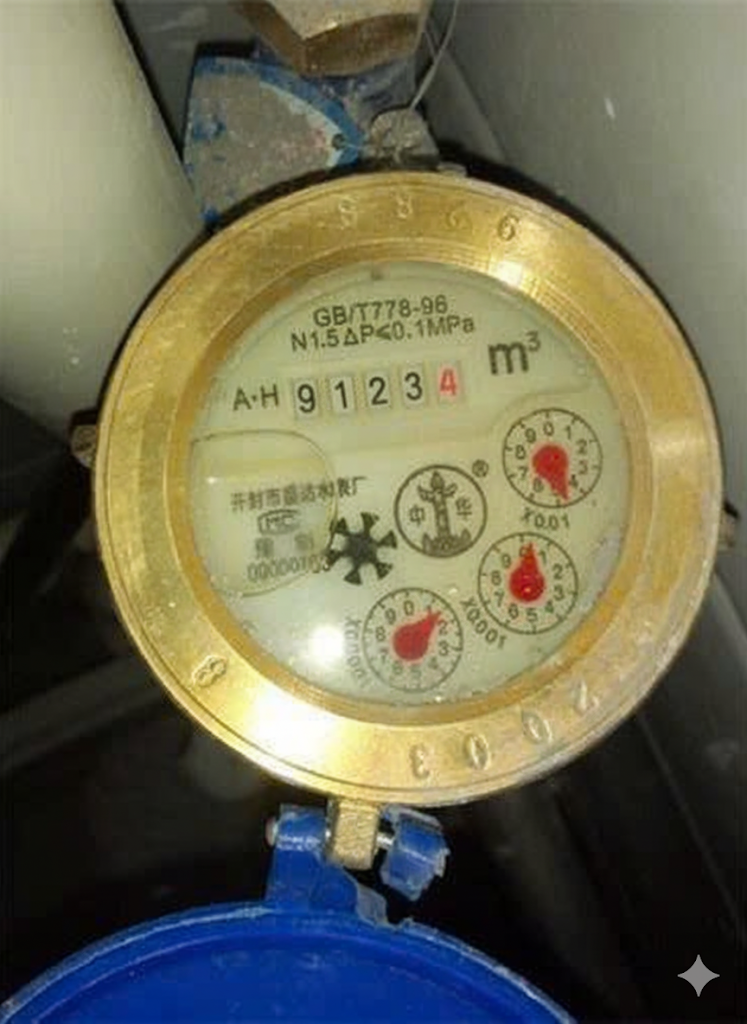
#> input picture images/b.png, 747 x 1024 px
$ python sawaco.py
#> lines starting #> are read from the running program, lines starting #| are printed output that depends on the picture; after the words box and inside, x2 and y2 are one past the last pixel; in counts of white or black regions, pixels touching at a corner belong together
### clear_images.py
import os
import glob

def clear_folders(folders=("debug", "results")):
    for folder in folders:
        if os.path.exists(folder):
            # lấy tất cả file ảnh trong thư mục
            files = glob.glob(os.path.join(folder, "*.*"))
            for f in files:
                try:
                    os.remove(f)
                    print(f"Deleted {f}")
                except Exception as e:
                    print(f"Cannot delete {f}: {e}")
        else:
            print(f"Folder '{folder}' not found")

# [2 lines that do not run on import are left out]

### sawaco.py
import cv2
import pytesseract
import numpy as np
import os

import clear_images
def find_and_read_meter(image_path, debug_folder=None, expected_len=5):
#> called with image_path = 'images/b.png', debug_folder = 'debug', expected_len = 5
    image = cv2.imread(image_path)
#> image is the input picture: shape (1024, 747, 3); mean B, G, R 83.8, 107.1, 108.9
    if image is None:
        print(f"Error: Cannot read image from {image_path}")
        return None, None, None

    output_image = image.copy()
    gray = cv2.cvtColor(image, cv2.COLOR_BGR2GRAY)
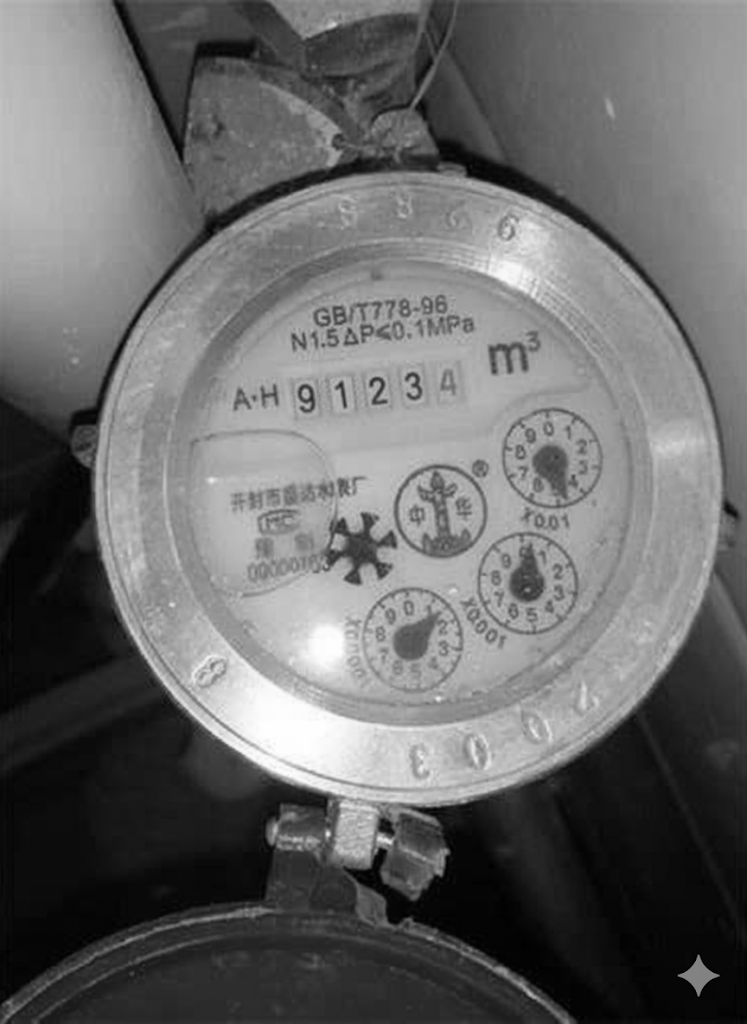
#> gray: shape (1024, 747); min 0, max 255, mean 105

    # --- STEP 1: FIND THE LARGE CIRCLE (METER FACE) ---
    blurred = cv2.medianBlur(gray, 5)
    rows = blurred.shape[0]
#> rows = 1024
    circles = cv2.HoughCircles(
        blurred, cv2.HOUGH_GRADIENT, dp=1, minDist=rows / 8,
        param1=100, param2=30,
        minRadius=int(rows / 4), maxRadius=int(rows / 2)
    )
#> circles = [[407.5, 488.5, 313.4], [529.5, 554.5, 461.4], [493.5, 392.5, 426.1], [297.5, 580.5, 269.2], [297.5, 401.5, 283.2], [152.5, 472.5, 423.3], [151.5, 612.5, 308.9]]

    if circles is None:
        print("Failed to automatically detect water meter in image.")
        return None, image, None

    circles = np.uint16(np.around(circles))
#> circles = [[408, 488, 313], [530, 554, 461], [494, 392, 426], [298, 580, 269], [298, 402, 283], [152, 472, 423], [152, 612, 309]]
    c = circles[0, 0]
#> c = [408, 488, 313]
    center_x, center_y, radius = c[0], c[1], c[2]
#> center_x = 408; center_y = 488; radius = 313
    cv2.circle(output_image, (center_x, center_y), radius, (0, 255, 0), 3)
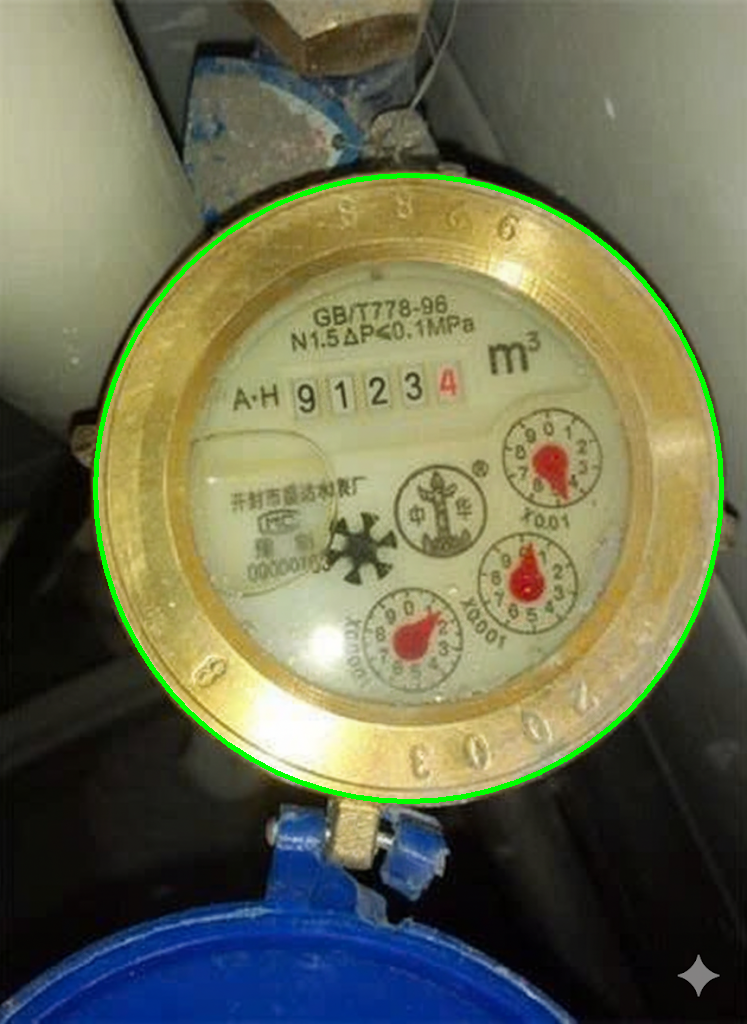
#> output_image: shape (1024, 747, 3); 1.29% of pixels changed, all inside (x1, y1, x2, y2) = (93, 173, 724, 804)

    # --- STEP 2: CREATE A SEARCH REGION FOR THE DIGITS ---
    y_start = center_y - int(radius * 0.4)
#> y_start = 363
    y_end   = center_y - int(radius * 0.2)
#> y_end = 426
    x_start = center_x - int(radius * 0.4)
#> x_start = 283
    x_end   = center_x + int(radius * 0.3)
#> x_end = 501

    y_start = max(0, y_start)
    y_end   = min(gray.shape[0], y_end)
    x_start = max(0, x_start)
    x_end   = min(gray.shape[1], x_end)

    search_zone = gray[y_start:y_end, x_start:x_end]
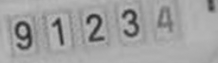
#> search_zone: shape (63, 218); min 40, max 188, mean 160.7
    cv2.rectangle(output_image, (x_start, y_start), (x_end, y_end), (255, 0, 0), 3)
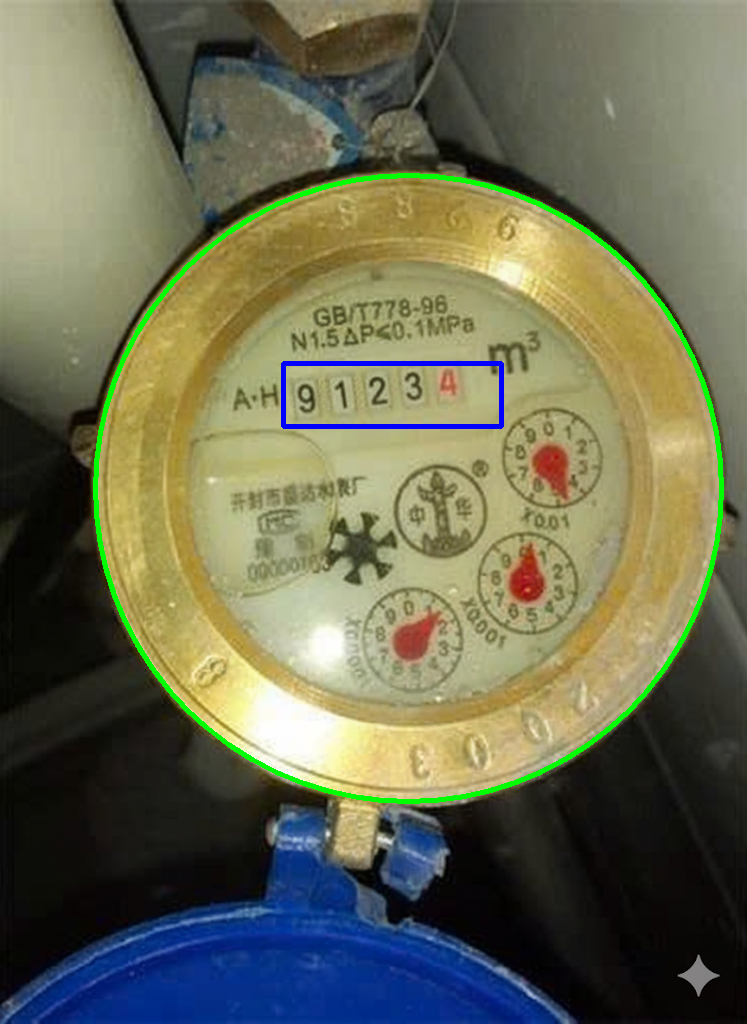
#> output_image: shape (1024, 747, 3); 0.37% of pixels changed, all inside (x1, y1, x2, y2) = (281, 361, 504, 429)

    if search_zone.size == 0:
        print("Search zone is empty.")
        return None, output_image, None

    # --- STEP 3: PREPROCESSING FOR OCR ---
    blur = cv2.GaussianBlur(search_zone, (5, 5), 0)
    _, ocr_thresh = cv2.threshold(blur, 0, 255, cv2.THRESH_BINARY_INV + cv2.THRESH_OTSU)
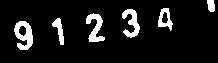
#> ocr_thresh: shape (63, 218); 9.4% white; 6 white regions

    # Remove small noise
    contours, _ = cv2.findContours(ocr_thresh.copy(), cv2.RETR_EXTERNAL, cv2.CHAIN_APPROX_SIMPLE)
#> contours = 6 contours; box (x1, y1, x2, y2) and area: (14, 21, 33, 50) 342, (86, 13, 105, 42) 229, (122, 9, 140, 38) 218, (158, 8, 173, 31) 189, (52, 18, 64, 45) 120, (207, 0, 215, 12) 64
    min_area = 20
    for cnt in contours:
        if cv2.contourArea(cnt) < min_area:
            cv2.drawContours(ocr_thresh, [cnt], -1, 0, -1)
#> this loop made 6 passes

    # --- STEP 4: Resize and morphology ---
    scale = 2
    ocr_input = cv2.resize(ocr_thresh, None, fx=scale, fy=scale, interpolation=cv2.INTER_CUBIC)
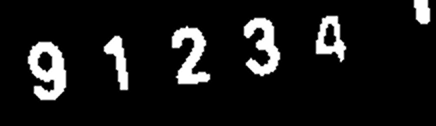
#> ocr_input: shape (126, 436); min 0, max 255, mean 23.9
    kernel = np.ones((2, 2), np.uint8)
    ocr_input = cv2.morphologyEx(ocr_input, cv2.MORPH_CLOSE, kernel)
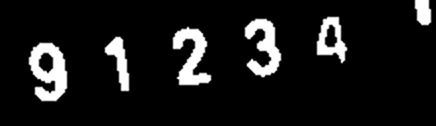
#> ocr_input: shape (126, 436); min 0, max 255, mean 24

    # Save debug image if needed
    if debug_folder:
        os.makedirs(debug_folder, exist_ok=True)
        debug_path = os.path.join(debug_folder, f"debug_{os.path.basename(image_path)}")
        cv2.imwrite(debug_path, ocr_input)
        print(f"Debug image saved to {debug_path}")

    # --- STEP 5: OCR with multiple PSM modes ---
    psm_modes = [10]
    best_digits = ""
    for psm in psm_modes:
        config = f'--oem 1 --psm {psm} -c tessedit_char_whitelist=0123456789'
        text = pytesseract.image_to_string(ocr_input, config=config)
        digits = ''.join(filter(str.isdigit, text))
        if len(digits) > len(best_digits):
            best_digits = digits
#> after the loop, best_digits = ''

    # --- STEP 6: Normalize result length ---
    if best_digits:
        if len(best_digits) > expected_len:
            best_digits = best_digits[:expected_len]
        elif len(best_digits) < expected_len:
            best_digits = best_digits.rjust(expected_len, "1")  # pad bằng '1' hoặc '0'

    print(f"OCR candidates -> Final extracted: '{best_digits}'")

    return (best_digits if best_digits else None), output_image, ocr_input


# --- MAIN PROGRAM WITH TEST CASES ---
def process_images(path, output_folder="results", debug_folder="debug", test_cases=None):
    os.makedirs(output_folder, exist_ok=True)
    os.makedirs(debug_folder, exist_ok=True)

    def check_result(filename, reading):
        if test_cases and filename in test_cases:
            expected = str(test_cases[filename])
            if reading == expected:
                print(f"[PASS] {filename} -> {reading} (expected {expected})")
            else:
                print(f"[FAIL] {filename} -> {reading} (expected {expected})")
        else:
            print(f"[WARN] No test case for {filename}, OCR result = {reading}")

    if os.path.isfile(path):  # Case 1: Single image
        filename = os.path.basename(path)
        print(f"\nProcessing single image: {filename}")
        reading, result_image, debug_image = find_and_read_meter(path, debug_folder)
        if reading is not None:
            check_result(filename, reading)
            save_path = os.path.join(output_folder, f"result_{filename}")
            cv2.imwrite(save_path, result_image)
            print(f"Result image saved to {save_path}")
        else:
            print("Failed to read water meter from this image.")

    elif os.path.isdir(path):  # Case 2: Folder of images
        for filename in os.listdir(path):
            if filename.lower().endswith((".jpg", ".png", ".jpeg")):
                image_path = os.path.join(path, filename)
                print(f"\nProcessing {filename} ...")
                reading, result_image, debug_image = find_and_read_meter(image_path, debug_folder)

                if reading is not None:
                    check_result(filename, reading)
                    save_path = os.path.join(output_folder, f"result_{filename}")
                    cv2.imwrite(save_path, result_image)
                    print(f"Result image saved to {save_path}")
                else:
                    print("Failed to read water meter from this image.")
    else:
        print("Error: Path is neither a file nor a folder.")


# --- Example usage with TEST CASES ---
expected_readings = {
    "b.png": "91234",
    "c.png": "98356",
    "d.png": "22222",
    "e.png": "11111",
    "f.png": "99988",
    "g.png": "78787",
    "h.png": "01456",
    "water_meter.png": "99988"
}
clear_images.clear_folders()
process_images("images", test_cases=expected_readings)
#> (the call stopped at in find_and_read_meter, `text = pytesseract.image_to_string(ocr_input, config=config)`: pytesseract is not available in this run)
